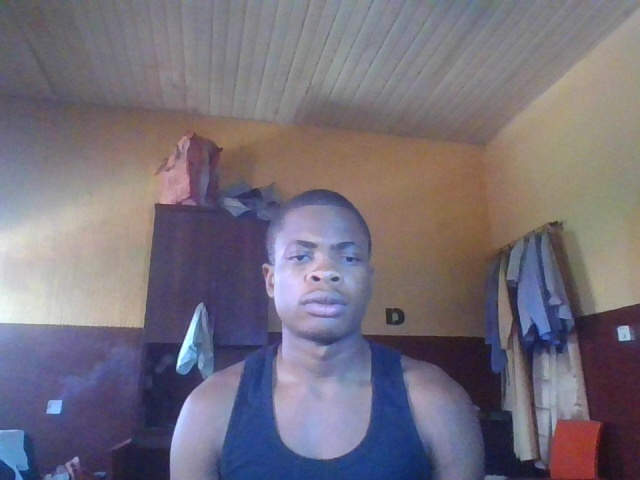
#> input picture captured_images/image_0.jpg, 640 x 480 px, given in place of the camera
$ python gaze1.py
#> lines starting #> are read from the running program, lines starting #| are printed output that depends on the picture; after the words box and inside, x2 and y2 are one past the last pixel; in counts of white or black regions, pixels touching at a corner belong together
import cv2
import numpy as np

# Load Haar cascades
face_cascade = cv2.CascadeClassifier(cv2.data.haarcascades + 'haarcascade_frontalface_default.xml')
eye_cascade = cv2.CascadeClassifier(cv2.data.haarcascades + 'haarcascade_eye.xml')

# Initialize camera
cap = cv2.VideoCapture(0)

def detect_pupil(eye_roi):
    # Convert to grayscale and apply adaptive threshold
    gray_eye = cv2.cvtColor(eye_roi, cv2.COLOR_BGR2GRAY)
    thresh_eye = cv2.adaptiveThreshold(gray_eye, 255, cv2.ADAPTIVE_THRESH_GAUSSIAN_C,
                                       cv2.THRESH_BINARY_INV, 11, 2)

    # Find contours
    contours, _ = cv2.findContours(thresh_eye, cv2.RETR_TREE, cv2.CHAIN_APPROX_SIMPLE)
    pupil = None

    # Identify the largest contour as the pupil
    if contours:
        max_contour = max(contours, key=cv2.contourArea)
        (x, y, w, h) = cv2.boundingRect(max_contour)
        pupil = (x + w // 2, y + h // 2)  # Pupil center
    return pupil, thresh_eye

def classify_gaze(pupil, eye_width, eye_height):
    if pupil is None:
        return "No pupil detected"

    x_ratio = pupil[0] / eye_width
    y_ratio = pupil[1] / eye_height

    if x_ratio < 0.33:
        gaze = "Looking Left"
    elif x_ratio > 0.66:
        gaze = "Looking Right"
    else:
        gaze = "Looking Center"

    if y_ratio < 0.33:
        gaze += ", Looking Up"
    elif y_ratio > 0.66:
        gaze += ", Looking Down"

    return gaze

while True:
    ret, frame = cap.read()
#> frame is the input picture: shape (480, 640, 3); mean B, G, R 122.9, 111.1, 117.5
    if not ret:
        break

    gray = cv2.cvtColor(frame, cv2.COLOR_BGR2GRAY)
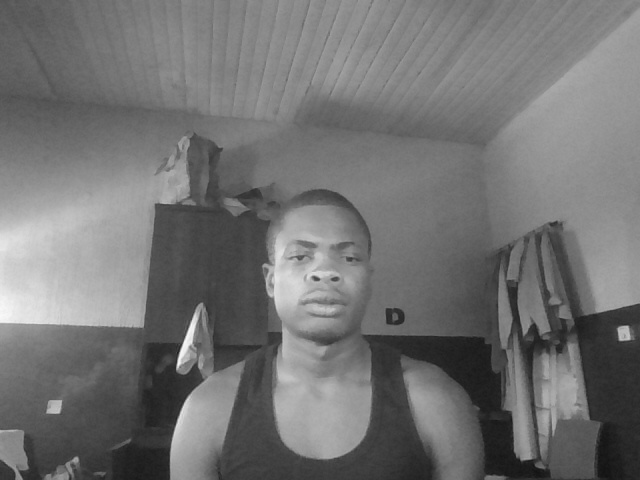
#> gray: shape (480, 640); min 18, max 249, mean 114.4

    # Detect faces
    faces = face_cascade.detectMultiScale(gray, scaleFactor=1.3, minNeighbors=5)
#> faces = [[264, 208, 119, 119]]
    for (x, y, w, h) in faces:
        cv2.rectangle(frame, (x, y), (x + w, y + h), (255, 0, 0), 2)

        # Region of interest for eyes within the face
        roi_gray = gray[y:y + h, x:x + w]
        roi_color = frame[y:y + h, x:x + w]

        # Detect eyes
        eyes = eye_cascade.detectMultiScale(roi_gray)
        for (ex, ey, ew, eh) in eyes:
            # Crop the eye region
            eye_roi = roi_color[ey:ey + eh, ex:ex + ew]

            # Detect pupil
            pupil, thresh_eye = detect_pupil(eye_roi)

            # Draw the eye region and pupil
            cv2.rectangle(roi_color, (ex, ey), (ex + ew, ey + eh), (0, 255, 0), 2)
            if pupil:
                cv2.circle(eye_roi, pupil, 3, (0, 0, 255), -1)

                # Classify gaze direction
                gaze_direction = classify_gaze(pupil, ew, eh)
                print(gaze_direction)
                # Display gaze direction on the frame
                cv2.putText(frame, gaze_direction, (x, y - 10), cv2.FONT_HERSHEY_SIMPLEX, 0.6, (255, 255, 255), 2)

            # Display the thresholded eye for debugging
            cv2.imshow("Thresholded Eye", thresh_eye)
#> this loop made 1 pass
#> eyes on pass 1: [[23, 36, 26, 26], [74, 39, 23, 23], [38, 58, 23, 23]]
#| Looking Center
#| Looking Center
#| Looking Center, Looking Up
#> pass 1, `roi_gray = gray[y:y + h, x:x + w]`:
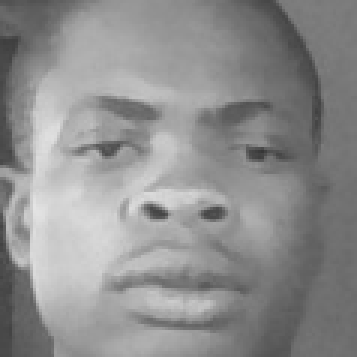
#> roi_gray: shape (119, 119) (shown 3 times larger); min 54, max 228, mean 142.4
#> pass 1, `roi_color = frame[y:y + h, x:x + w]`:
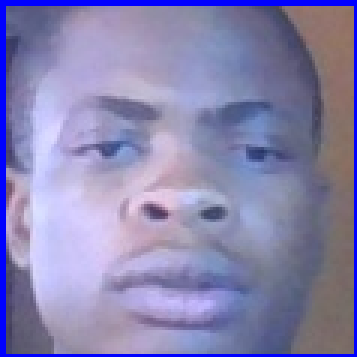
#> roi_color: shape (119, 119, 3) (shown 3 times larger); mean B, G, R 175.8, 132.3, 136.5
#> pass 1, in detect_pupil, `thresh_eye = cv2.adaptiveThreshold(gray_eye, 255, cv2.ADAPTIVE_THRESH_..`:
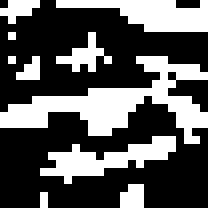
#> thresh_eye: shape (26, 26) (shown 8 times larger); 34.6% white; 10 white regions (7 under 20 px), largest, box (x1, y1, x2, y2) and area: (0, 7, 26, 18) 105, (7, 0, 26, 4) 45, (5, 17, 22, 23) 43
#> after the loop:
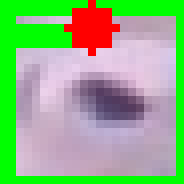
#> eye_roi: shape (23, 23, 3) (shown 8 times larger); mean B, G, R 130.2, 181.1, 142
#> after the loop:
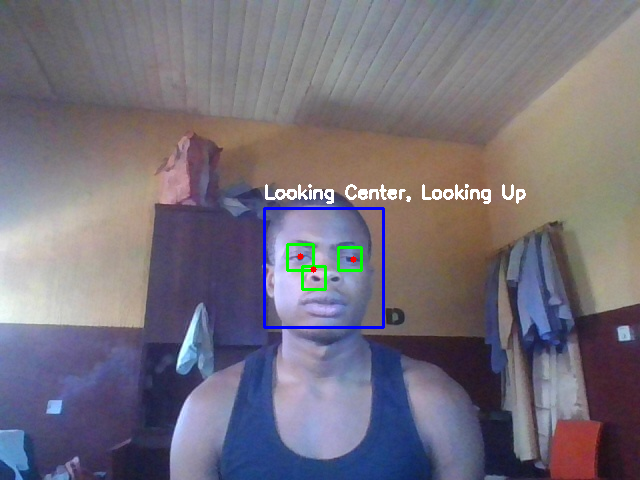
#> frame: shape (480, 640, 3); 1.31% of pixels changed, all inside (x1, y1, x2, y2) = (263, 184, 526, 329)
#> after the loop:
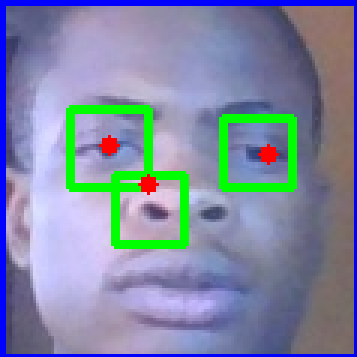
#> roi_color: shape (119, 119, 3) (shown 3 times larger); 6.36% of pixels changed, all inside (x1, y1, x2, y2) = (22, 35, 99, 83)

    cv2.imshow('Gaze Tracking', frame)

    if cv2.waitKey(1) & 0xFF == ord('q'):
#> (key q is pressed here)
        break

cap.release()
cv2.destroyAllWindows()

# this used haskell  very poor needs a lot of lighting or maybe a good camera#
# we will review and reuse the flow of this code
#head detection -> eyes then -> classify gaze
